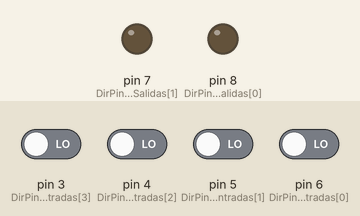
Bench run of a sketch on a simulated Arduino Uno, built with avr-gcc and run on an emulated ATmega328P. On the bench: output pins drawn as LEDs (lit = HIGH). The inputs (shaded band) are chosen by the test bench; at power-on: pin 3 (DirPinesEntradas[3]), pin 4 (DirPinesEntradas[2]), pin 5 (DirPinesEntradas[1]), pin 6 (DirPinesEntradas[0]) LOW.

Above: at 1.2 s.
1.3 s: pin 4 (DirPinesEntradas[2]) driven HIGH
At 1.8 s:
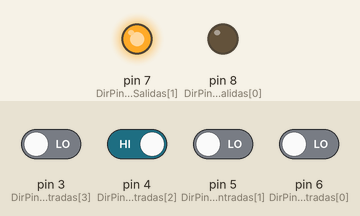
2.8 s: pin 4 (DirPinesEntradas[2]) driven LOW
At 4.0 s:
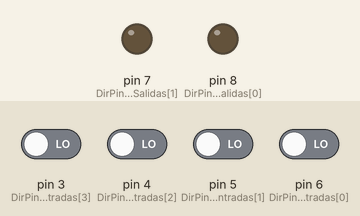
4.3 s: pin 6 (DirPinesEntradas[0]) driven HIGH
At 5.3 s:
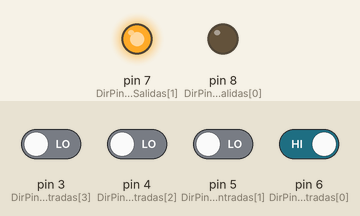
5.8 s: pin 5 (DirPinesEntradas[1]) driven HIGH
At 6.5 s:
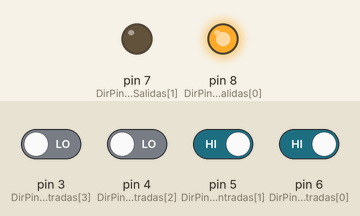
7.3 s: pin 3 (DirPinesEntradas[3]) driven HIGH
At 7.6 s:
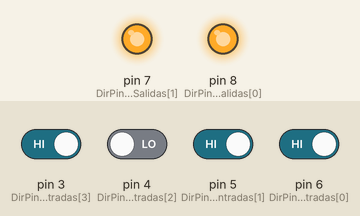
Timing chart, 0 to 9.8 s (numbered marks = the images above; inputs shaded):
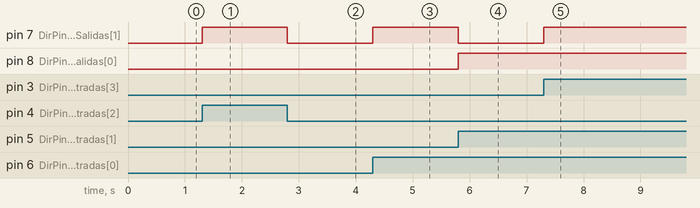

The sketch:

Lab1NOR.ino
```cpp
// Andrés Alvarado C 202003822 Jafet Aguero M 2019035485
// Fecha: 13/08/2022
// Laboratorio 1

// Declaracion de constantes
const int j=5;
const int DirPinesEntradas[4]={6,5,4,3};
const int DirPinesSalidas[2]={8,7};
bool entrada[4];
bool salida[2]={false, false};

// Configuracion de Pines de entrada y salida
void setup(){
 // initializa los pines:
  for (int i = 0; i <= j; i++) {
    if (i<4) {
      pinMode(DirPinesEntradas[i], INPUT);
    }
    else {
      pinMode(DirPinesSalidas[i-4], OUTPUT);
    }
  }
}

//DEFINICION DE LAS FUNCIONES LÓGICAS

bool NOR2(bool X, bool Y){
  return !(X || Y);
}

bool NOR3(bool X, bool Y, bool Z){
  return !(X || Y || Z);
}


void loop (){

 //LECTURA DE LAS ENTRADAS Y SALIDAS
  for(int i=0; i<=j;i++){
    if(i<4){
      entrada[i]=digitalRead(DirPinesEntradas[i]);
    }
    else{
      digitalWrite(DirPinesSalidas[i-4],salida[i-4]);
    }
  }

  //EJECUCION DEL PROGRAMA
  salida[0]=NOR2(NOR2(0,NOR3(NOR2(entrada[0],entrada[1]),NOR2(entrada[1],entrada[2]),NOR2(entrada[0],entrada[3]))),NOR2(entrada[1],entrada[3]));
  salida[1]=NOR2(NOR2(0,NOR3(NOR2(entrada[0],entrada[2]),NOR2(entrada[0],NOR2(0,entrada[1])),NOR3(entrada[3],entrada[2],NOR2(0,entrada[1])))),NOR2(0,NOR2(NOR3(entrada[1],NOR2(0,entrada[0]),NOR2(0,entrada[3])),NOR3(entrada[1],NOR2(0,entrada[0]),NOR2(0,entrada[2])))));
}
```

Measured:
- after the input at 1.3 s, pin 7 (DirPinesSalidas[1]): LOW → HIGH at once
- after the input at 2.8 s, pin 7 (DirPinesSalidas[1]): HIGH → LOW at once
- after the input at 4.3 s, pin 7 (DirPinesSalidas[1]): LOW → HIGH at once
- after the input at 5.8 s, pin 7 (DirPinesSalidas[1]): HIGH → LOW at once; pin 8 (DirPinesSalidas[0]): LOW → HIGH at once
- after the input at 7.3 s, pin 7 (DirPinesSalidas[1]): LOW → HIGH at once
